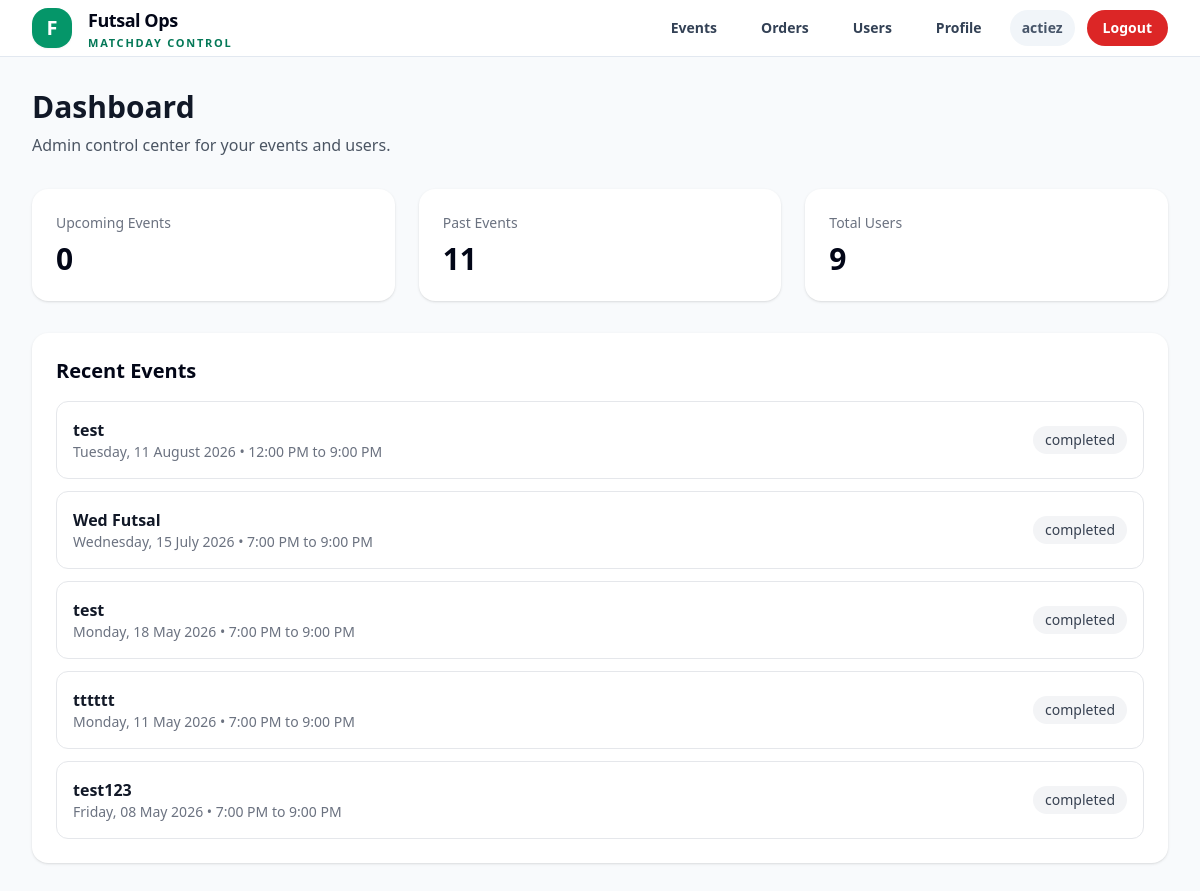
The app's page /dashboard/ (signed in), older data.
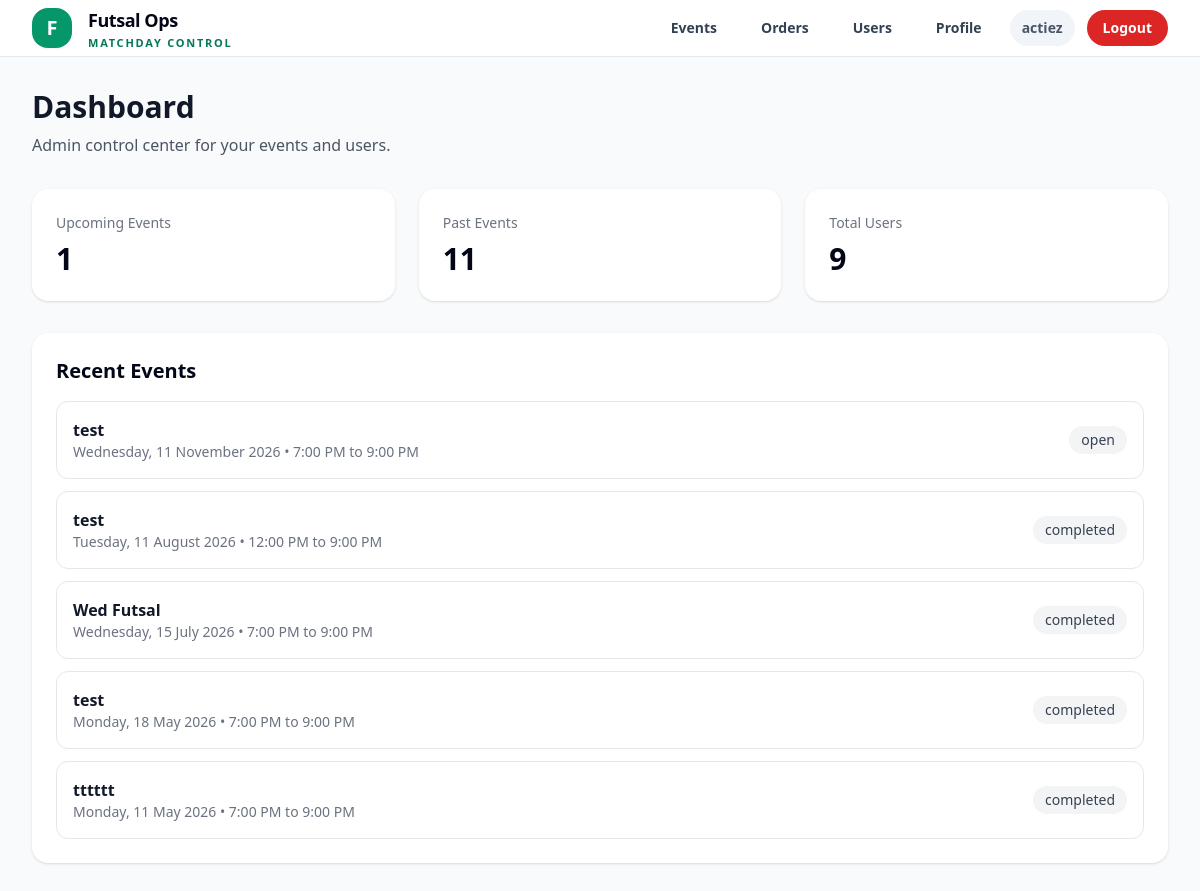
The same page, newer data.
### events/models.py (models this page shows, shortened)
class Event(models.Model):
    STATUS_DRAFT = "draft"
    STATUS_OPEN = "open"
    STATUS_FINALIZED = "finalized"
    STATUS_COMPLETED = "completed"
    STATUS_CANCELLED = "cancelled"
    STATUS_CHOICES = [
        (STATUS_DRAFT, "Draft"),
        (STATUS_OPEN, "Open"),
        (STATUS_FINALIZED, "Finalized"),
        (STATUS_COMPLETED, "Completed"),
        (STATUS_CANCELLED, "Cancelled"),
    ]
    LEAVE_CUTOFF_CHOICES = [
        (None, "No cutoff"),
        (30, "30 minutes before"),
        (60, "60 minutes before"),
        (90, "90 minutes before"),
        (120, "120 minutes before"),
        (150, "150 minutes before"),
        (180, "180 minutes before"),
    ]
    registration_token = models.UUIDField(
        default=uuid.uuid4,
        unique=True,
        editable=False,
    )
    event_code = models.CharField(
        max_length=20,
        unique=True,
        default=generate_event_code,
        editable=False,
    )
    title = models.CharField(max_length=255)
    start_datetime = models.DateTimeField()
    end_datetime = models.DateTimeField()
    location = models.CharField(max_length=255)
    amount_payable = models.DecimalField(max_digits=8, decimal_places=2)
    playing_slots = models.PositiveIntegerField(default=15)
    waiting_slots = models.PositiveIntegerField(default=5)
    backup_slots = models.PositiveIntegerField(default=3)
    is_private = models.BooleanField(
        default=False,
        help_text="Private events are hidden from the public event list but accessible by registration link.",
    )
    leave_cutoff_minutes = models.PositiveIntegerField(
        null=True,
        blank=True,
        choices=LEAVE_CUTOFF_CHOICES,
        help_text="Players cannot self-leave after this cutoff before kick-off.",
    )
    status = models.CharField(
        max_length=20,
        choices=STATUS_CHOICES,
        default=STATUS_DRAFT,
    )
    created_by = models.ForeignKey(
        settings.AUTH_USER_MODEL,
        on_delete=models.SET_NULL,
        null=True,
        related_name="created_events",
    )
    created_at = models.DateTimeField(auto_now_add=True)
    updated_at = models.DateTimeField(auto_now=True)
    class Meta:
        ordering = ["start_datetime"]
    @property
    def weekday_display(self):
        local_start = timezone.localtime(self.start_datetime)
        return local_start.strftime("%A")
    @property
    def date_display(self):
        local_start = timezone.localtime(self.start_datetime)
        return local_start.strftime("%d %B %Y")
    @property
    def time_range_display(self):
        local_start = timezone.localtime(self.start_datetime)
        local_end = timezone.localtime(self.end_datetime)
        start = local_start.strftime("%I:%M %p").lstrip("0")
        end = local_end.strftime("%I:%M %p").lstrip("0")
        return f"{start} to {end}"
    @property
    def effective_status(self):
        from registrations.models import EventRegistration
        now = timezone.now()
        if now >= self.end_datetime:
            return "completed"
        playing_count = self.registrations.filter(
            status=EventRegistration.STATUS_PLAYING
        ).count()
        waiting_count = self.registrations.filter(
            status=EventRegistration.STATUS_WAITING
        ).count()
        if playing_count >= self.playing_slots and waiting_count >= self.waiting_slots:
            return "full"
        if playing_count >= self.playing_slots:
            return "playing_full"
        return "open"

### dashboard/views.py (the view)
# urls.py: path("", DashboardView.as_view(), name="dashboard"),
class DashboardView(AdminRequiredMixin, TemplateView):
    template_name = "dashboard/home.html"
    def get_context_data(self, **kwargs):
        context = super().get_context_data(**kwargs)
        now = timezone.now()
        context["upcoming_events_count"] = Event.objects.filter(start_datetime__gt=now).count()
        context["past_events_count"] = Event.objects.filter(end_datetime__lt=now).count()
        context["total_users_count"] = User.objects.count()
        context["recent_events"] = Event.objects.order_by("-start_datetime")[:5]
        return context

### accounts/models.py (called while the page is built)
    def is_admin_level(self):
        return self.is_authenticated and (
            self.is_superuser
            or self.role in {self.ROLE_ADMIN, self.ROLE_SUPERADMIN}
        )

    def is_superadmin_level(self):
        return self.is_authenticated and (
            self.is_superuser
            or self.role == self.ROLE_SUPERADMIN
        )

### core/mixins.py (called while the page is built)
    def dispatch(self, request, *args, **kwargs):
        if not request.user.is_authenticated:
            return redirect("login")
        if not request.user.is_admin_level():
            return redirect("player_home")
        return super().dispatch(request, *args, **kwargs)

### templates/dashboard/home.html
{% extends "base.html" %}
{% block content %}
<div class="mb-8">
    <h1 class="text-3xl font-bold text-gray-900">Dashboard</h1>
    <p class="text-gray-600 mt-2">Admin control center for your events and users.</p>
</div>
<div class="grid grid-cols-1 md:grid-cols-3 gap-6 mb-8">
    <div class="bg-white rounded-2xl shadow p-6">
        <div class="text-sm text-gray-500">Upcoming Events</div>
        <div class="text-3xl font-bold mt-2">{{ upcoming_events_count }}</div>
    </div>
    <div class="bg-white rounded-2xl shadow p-6">
        <div class="text-sm text-gray-500">Past Events</div>
        <div class="text-3xl font-bold mt-2">{{ past_events_count }}</div>
    </div>
    <div class="bg-white rounded-2xl shadow p-6">
        <div class="text-sm text-gray-500">Total Users</div>
        <div class="text-3xl font-bold mt-2">{{ total_users_count }}</div>
    </div>
</div>
<div class="bg-white rounded-2xl shadow p-6">
    <h2 class="text-xl font-semibold mb-4">Recent Events</h2>
    {% if recent_events %}
        <div class="space-y-3">
            {% for event in recent_events %}
                <div class="border rounded-xl p-4 flex items-center justify-between">
                    <div>
                        <div class="font-semibold text-gray-900">{{ event.title }}</div>
                        <div class="text-sm text-gray-500">
                            {{ event.weekday_display }}, {{ event.date_display }} • {{ event.time_range_display }}
                        </div>
                    </div>
                    <div class="text-sm px-3 py-1 rounded-full bg-gray-100 text-gray-700">
                        {{ event.effective_status }}
                    </div>
                </div>
            {% endfor %}
        </div>
    {% else %}
        <p class="text-gray-500">No events yet.</p>
    {% endif %}
</div>
{% endblock %}

Row changes from the older to the newer data that the page shows:
no longer on this page (row unchanged): Event: title "test123", weekday_display "Friday", date_display "08 May 2026", time_range_display "7:00 PM to 9:00 PM", effective_status "completed"
added Event: title "test", weekday_display "Wednesday", date_display "11 November 2026", time_range_display "7:00 PM to 9:00 PM", effective_status "open"
Text that changed along with them:
{{ upcoming_events_count }}: "0" → "1"
